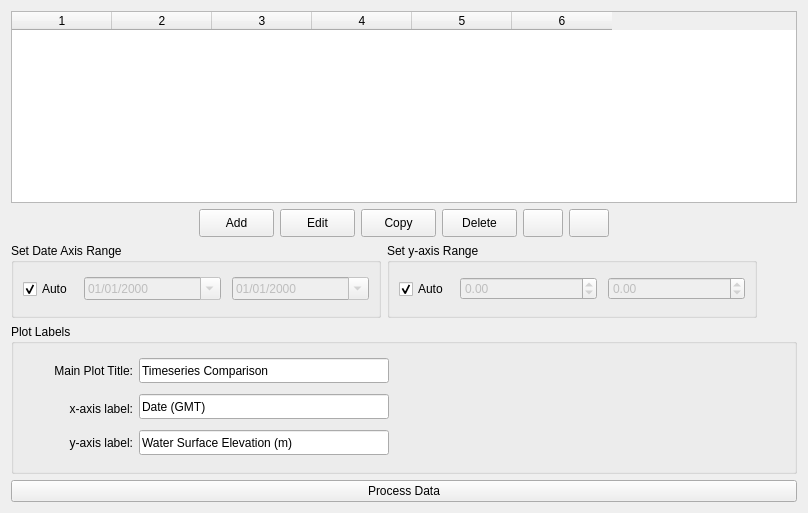
          <widget class="QWidget" name="tab_timeseriesData">
           <attribute name="title">
            <string>Select Timeseries Data</string>
           </attribute>
           <layout class="QVBoxLayout" name="verticalLayout_4">
            <item>
             <widget class="QTableWidget" name="table_TimeseriesData">
              <property name="editTriggers">
               <set>QAbstractItemView::NoEditTriggers</set>
              </property>
              <property name="alternatingRowColors">
               <bool>true</bool>
              </property>
              <property name="gridStyle">
               <enum>Qt::NoPen</enum>
              </property>
              <property name="cornerButtonEnabled">
               <bool>false</bool>
              </property>
              <property name="columnCount">
               <number>6</number>
              </property>
              <attribute name="horizontalHeaderCascadingSectionResizes">
               <bool>true</bool>
              </attribute>
              <attribute name="horizontalHeaderMinimumSectionSize">
               <number>20</number>
              </attribute>
              <attribute name="verticalHeaderCascadingSectionResizes">
               <bool>false</bool>
              </attribute>
              <column/>
              <column/>
              <column/>
              <column/>
              <column/>
              <column/>
             </widget>
            </item>
            <item>
             <layout class="QHBoxLayout" name="horizontalLayout_31">
              <item>
               <spacer name="horizontalSpacer_23">
                <property name="orientation">
                 <enum>Qt::Horizontal</enum>
                </property>
                <property name="sizeHint" stdset="0">
                 <size>
                  <width>40</width>
                  <height>20</height>
                 </size>
                </property>
               </spacer>
              </item>
              <item>
               <widget class="QPushButton" name="button_TimeseriesAddRow">
                <property name="minimumSize">
                 <size>
                  <width>75</width>
                  <height>28</height>
                 </size>
                </property>
                <property name="maximumSize">
                 <size>
                  <width>75</width>
                  <height>28</height>
                 </size>
                </property>
                <property name="toolTip">
                 <string>Add new dataset</string>
                </property>
                <property name="text">
                 <string>Add</string>
                </property>
               </widget>
              </item>
              <item>
               <widget class="QPushButton" name="button_TimeseriesEditRow">
                <property name="minimumSize">
                 <size>
                  <width>75</width>
                  <height>28</height>
                 </size>
                </property>
                <property name="maximumSize">
                 <size>
                  <width>75</width>
                  <height>28</height>
                 </size>
                </property>
                <property name="toolTip">
                 <string>Edit selected dataset</string>
                </property>
                <property name="text">
                 <string>Edit</string>
                </property>
               </widget>
              </item>
              <item>
               <widget class="QPushButton" name="button_TimeseriesCopyRow">
                <property name="minimumSize">
                 <size>
                  <width>75</width>
                  <height>28</height>
                 </size>
                </property>
                <property name="maximumSize">
                 <size>
                  <width>75</width>
                  <height>28</height>
                 </size>
                </property>
                <property name="toolTip">
                 <string>Delete selected dataset</string>
                </property>
                <property name="text">
                 <string>Copy</string>
                </property>
               </widget>
              </item>
              <item>
               <widget class="QPushButton" name="button_TimeseriesDeleteRow">
                <property name="minimumSize">
                 <size>
                  <width>75</width>
                  <height>28</height>
                 </size>
                </property>
                <property name="maximumSize">
                 <size>
                  <width>75</width>
                  <height>28</height>
                 </size>
                </property>
                <property name="toolTip">
                 <string>Delete selected dataset</string>
                </property>
                <property name="text">
                 <string>Delete</string>
                </property>
               </widget>
              </item>
              <item>
               <widget class="QPushButton" name="button_moveRowUp">
                <property name="minimumSize">
                 <size>
                  <width>0</width>
                  <height>28</height>
                 </size>
                </property>
                <property name="maximumSize">
                 <size>
                  <width>16777215</width>
                  <height>28</height>
                 </size>
                </property>
                <property name="toolTip">
                 <string>Move selected dataset up</string>
                </property>
                <property name="text">
                 <string/>
                </property>
                <property name="icon">
                 <iconset resource="../movResource.qrc">
                  <normaloff>:/rsc/img/arrow_up.png</normaloff>:/rsc/img/arrow_up.png</iconset>
                </property>
               </widget>
              </item>
              <item>
               <widget class="QPushButton" name="button_moveRowDown">
                <property name="minimumSize">
                 <size>
                  <width>0</width>
                  <height>28</height>
                 </size>
                </property>
                <property name="maximumSize">
                 <size>
                  <width>16777215</width>
                  <height>28</height>
                 </size>
                </property>
                <property name="toolTip">
                 <string>Move selected dataset down</string>
                </property>
                <property name="text">
                 <string/>
                </property>
                <property name="icon">
                 <iconset resource="../movResource.qrc">
                  <normaloff>:/rsc/img/arrow_down.png</normaloff>:/rsc/img/arrow_down.png</iconset>
                </property>
               </widget>
              </item>
              <item>
               <spacer name="horizontalSpacer_24">
                <property name="orientation">
                 <enum>Qt::Horizontal</enum>
                </property>
                <property name="sizeHint" stdset="0">
                 <size>
                  <width>40</width>
                  <height>20</height>
                 </size>
                </property>
               </spacer>
              </item>
             </layout>
            </item>
            <item>
             <layout class="QHBoxLayout" name="horizontalLayout_54">
              <item>
               <widget class="QGroupBox" name="group_TimeseriesRange">
                <property name="minimumSize">
                 <size>
                  <width>0</width>
                  <height>75</height>
                 </size>
                </property>
                <property name="title">
                 <string>Set Date Axis Range</string>
                </property>
                <layout class="QHBoxLayout" name="horizontalLayout_39">
                 <item>
                  <layout class="QHBoxLayout" name="horizontalLayout_36">
                   <item>
                    <widget class="QCheckBox" name="check_TimeseriesAllData">
                     <property name="minimumSize">
                      <size>
                       <width>55</width>
                       <height>0</height>
                      </size>
                     </property>
                     <property name="maximumSize">
                      <size>
                       <width>55</width>
                       <height>16777215</height>
                      </size>
                     </property>
                     <property name="text">
                      <string>Auto</string>
                     </property>
                     <property name="checked">
                      <bool>true</bool>
                     </property>
                    </widget>
                   </item>
                   <item>
                    <widget class="QDateEdit" name="date_TimeseriesStartDate">
                     <property name="enabled">
                      <bool>false</bool>
                     </property>
                     <property name="minimumSize">
                      <size>
                       <width>137</width>
                       <height>23</height>
                      </size>
                     </property>
                     <property name="maximumSize">
                      <size>
                       <width>137</width>
                       <height>23</height>
                      </size>
                     </property>
                     <property name="displayFormat">
                      <string>MM/dd/yyyy</string>
                     </property>
                     <property name="calendarPopup">
                      <bool>true</bool>
                     </property>
                    </widget>
                   </item>
                   <item>
                    <spacer name="horizontalSpacer_27">
                     <property name="orientation">
                      <enum>Qt::Horizontal</enum>
                     </property>
                     <property name="sizeType">
                      <enum>QSizePolicy::Fixed</enum>
                     </property>
                     <property name="sizeHint" stdset="0">
                      <size>
                       <width>5</width>
                       <height>20</height>
                      </size>
                     </property>
                    </spacer>
                   </item>
                   <item>
                    <widget class="QDateEdit" name="date_TimeseriesEndDate">
                     <property name="enabled">
                      <bool>false</bool>
                     </property>
                     <property name="minimumSize">
                      <size>
                       <width>137</width>
                       <height>23</height>
                      </size>
                     </property>
                     <property name="maximumSize">
                      <size>
                       <width>137</width>
                       <height>23</height>
                      </size>
                     </property>
                     <property name="accelerated">
                      <bool>false</bool>
                     </property>
                     <property name="displayFormat">
                      <string>MM/dd/yyyy</string>
                     </property>
                     <property name="calendarPopup">
                      <bool>true</bool>
                     </property>
                    </widget>
                   </item>
                  </layout>
                 </item>
                </layout>
               </widget>
              </item>
              <item>
               <widget class="QGroupBox" name="group_TimeseriesYaxis">
                <property name="minimumSize">
                 <size>
                  <width>0</width>
                  <height>75</height>
                 </size>
                </property>
                <property name="title">
                 <string>Set y-axis Range</string>
                </property>
                <layout class="QHBoxLayout" name="horizontalLayout_37">
                 <item>
                  <layout class="QHBoxLayout" name="horizontalLayout_38">
                   <item>
                    <widget class="QCheckBox" name="check_TimeseriesYauto">
                     <property name="minimumSize">
                      <size>
                       <width>55</width>
                       <height>0</height>
                      </size>
                     </property>
                     <property name="maximumSize">
                      <size>
                       <width>55</width>
                       <height>16777215</height>
                      </size>
                     </property>
                     <property name="text">
                      <string>Auto</string>
                     </property>
                     <property name="checked">
                      <bool>true</bool>
                     </property>
                    </widget>
                   </item>
                   <item>
                    <widget class="QDoubleSpinBox" name="spin_TimeseriesYmin">
                     <property name="enabled">
                      <bool>false</bool>
                     </property>
                     <property name="minimumSize">
                      <size>
                       <width>137</width>
                       <height>23</height>
                      </size>
                     </property>
                     <property name="maximumSize">
                      <size>
                       <width>137</width>
                       <height>23</height>
                      </size>
                     </property>
                     <property name="minimum">
                      <double>-9999999.000000000000000</double>
                     </property>
                     <property name="maximum">
                      <double>9999999.990000000223517</double>
                     </property>
                    </widget>
                   </item>
                   <item>
                    <spacer name="horizontalSpacer_29">
                     <property name="orientation">
                      <enum>Qt::Horizontal</enum>
                     </property>
                     <property name="sizeType">
                      <enum>QSizePolicy::Fixed</enum>
                     </property>
                     <property name="sizeHint" stdset="0">
                      <size>
                       <width>5</width>
                       <height>20</height>
                      </size>
                     </property>
                    </spacer>
                   </item>
                   <item>
                    <widget class="QDoubleSpinBox" name="spin_TimeseriesYmax">
                     <property name="enabled">
                      <bool>false</bool>
                     </property>
                     <property name="minimumSize">
                      <size>
                       <width>137</width>
                       <height>23</height>
                      </size>
                     </property>
                     <property name="maximumSize">
                      <size>
                       <width>137</width>
                       <height>23</height>
                      </size>
                     </property>
                     <property name="minimum">
                      <double>-9999999.990000000223517</double>
                     </property>
                     <property name="maximum">
                      <double>9999999.990000000223517</double>
                     </property>
                    </widget>
                   </item>
                  </layout>
                 </item>
                </layout>
               </widget>
              </item>
              <item>
               <spacer name="horizontalSpacer_28">
                <property name="orientation">
                 <enum>Qt::Horizontal</enum>
                </property>
                <property name="sizeHint" stdset="0">
                 <size>
                  <width>40</width>
                  <height>20</height>
                 </size>
                </property>
               </spacer>
              </item>
             </layout>
            </item>
            <item>
             <widget class="QGroupBox" name="group_TimeseriesGeneral">
              <property name="minimumSize">
               <size>
                <width>0</width>
                <height>150</height>
               </size>
              </property>
              <property name="title">
               <string>Plot Labels</string>
              </property>
              <layout class="QVBoxLayout" name="verticalLayout_9">
               <item>
                <layout class="QHBoxLayout" name="horizontalLayout_7">
                 <item>
                  <widget class="QLabel" name="label_TimeseriesPlotTitle">
                   <property name="minimumSize">
                    <size>
                     <width>110</width>
                     <height>25</height>
                    </size>
                   </property>
                   <property name="maximumSize">
                    <size>
                     <width>110</width>
                     <height>25</height>
                    </size>
                   </property>
                   <property name="text">
                    <string>Main Plot Title:</string>
                   </property>
                   <property name="alignment">
                    <set>Qt::AlignRight|Qt::AlignTrailing|Qt::AlignVCenter</set>
                   </property>
                  </widget>
                 </item>
                 <item>
                  <widget class="QLineEdit" name="text_TimeseriesPlotTitle">
                   <property name="minimumSize">
                    <size>
                     <width>250</width>
                     <height>25</height>
                    </size>
                   </property>
                   <property name="maximumSize">
                    <size>
                     <width>250</width>
                     <height>25</height>
                    </size>
                   </property>
                   <property name="text">
                    <string>Timeseries Comparison</string>
                   </property>
                  </widget>
                 </item>
                 <item>
                  <spacer name="horizontalSpacer_3">
                   <property name="orientation">
                    <enum>Qt::Horizontal</enum>
                   </property>
                   <property name="sizeHint" stdset="0">
                    <size>
                     <width>40</width>
                     <height>20</height>
                    </size>
                   </property>
                  </spacer>
                 </item>
                </layout>
               </item>
               <item>
                <layout class="QHBoxLayout" name="horizontalLayout_13">
                 <item>
                  <widget class="QLabel" name="label_TimeseriesXaxisLabel">
                   <property name="minimumSize">
                    <size>
                     <width>110</width>
                     <height>25</height>
                    </size>
                   </property>
                   <property name="maximumSize">
                    <size>
                     <width>110</width>
                     <height>21</height>
                    </size>
                   </property>
                   <property name="text">
                    <string>x-axis label:</string>
                   </property>
                   <property name="alignment">
                    <set>Qt::AlignRight|Qt::AlignTrailing|Qt::AlignVCenter</set>
                   </property>
                  </widget>
                 </item>
                 <item>
                  <widget class="QLineEdit" name="text_TimeseriesXaxisLabel">
                   <property name="minimumSize">
                    <size>
                     <width>250</width>
                     <height>25</height>
                    </size>
                   </property>
                   <property name="maximumSize">
                    <size>
                     <width>250</width>
                     <height>25</height>
                    </size>
                   </property>
                   <property name="text">
                    <string>Date (GMT)</string>
                   </property>
                  </widget>
                 </item>
                 <item>
                  <spacer name="horizontalSpacer_4">
                   <property name="orientation">
                    <enum>Qt::Horizontal</enum>
                   </property>
                   <property name="sizeHint" stdset="0">
                    <size>
                     <width>40</width>
                     <height>20</height>
                    </size>
                   </property>
                  </spacer>
                 </item>
                </layout>
               </item>
               <item>
                <layout class="QHBoxLayout" name="horizontalLayout_14">
                 <item>
                  <widget class="QLabel" name="label_TimeseriesYaxisLabel">
                   <property name="minimumSize">
                    <size>
                     <width>110</width>
                     <height>25</height>
                    </size>
                   </property>
                   <property name="maximumSize">
                    <size>
                     <width>110</width>
                     <height>25</height>
                    </size>
                   </property>
                   <property name="text">
                    <string>y-axis label:</string>
                   </property>
                   <property name="alignment">
                    <set>Qt::AlignRight|Qt::AlignTrailing|Qt::AlignVCenter</set>
                   </property>
                  </widget>
                 </item>
                 <item>
                  <widget class="QLineEdit" name="text_TimeseriesYaxisLabel">
                   <property name="minimumSize">
                    <size>
                     <width>250</width>
                     <height>25</height>
                    </size>
                   </property>
                   <property name="maximumSize">
                    <size>
                     <width>250</width>
                     <height>25</height>
                    </size>
                   </property>
                   <property name="text">
                    <string>Water Surface Elevation (m)</string>
                   </property>
                  </widget>
                 </item>
                 <item>
                  <spacer name="horizontalSpacer_5">
                   <property name="orientation">
                    <enum>Qt::Horizontal</enum>
                   </property>
                   <property name="sizeHint" stdset="0">
                    <size>
                     <width>40</width>
                     <height>20</height>
                    </size>
                   </property>
                  </spacer>
                 </item>
                </layout>
               </item>
              </layout>
             </widget>
            </item>
            <item>
             <widget class="QPushButton" name="button_processTimeseriesData">
              <property name="text">
               <string>Process Data</string>
              </property>
             </widget>
            </item>
           </layout>
          </widget>
